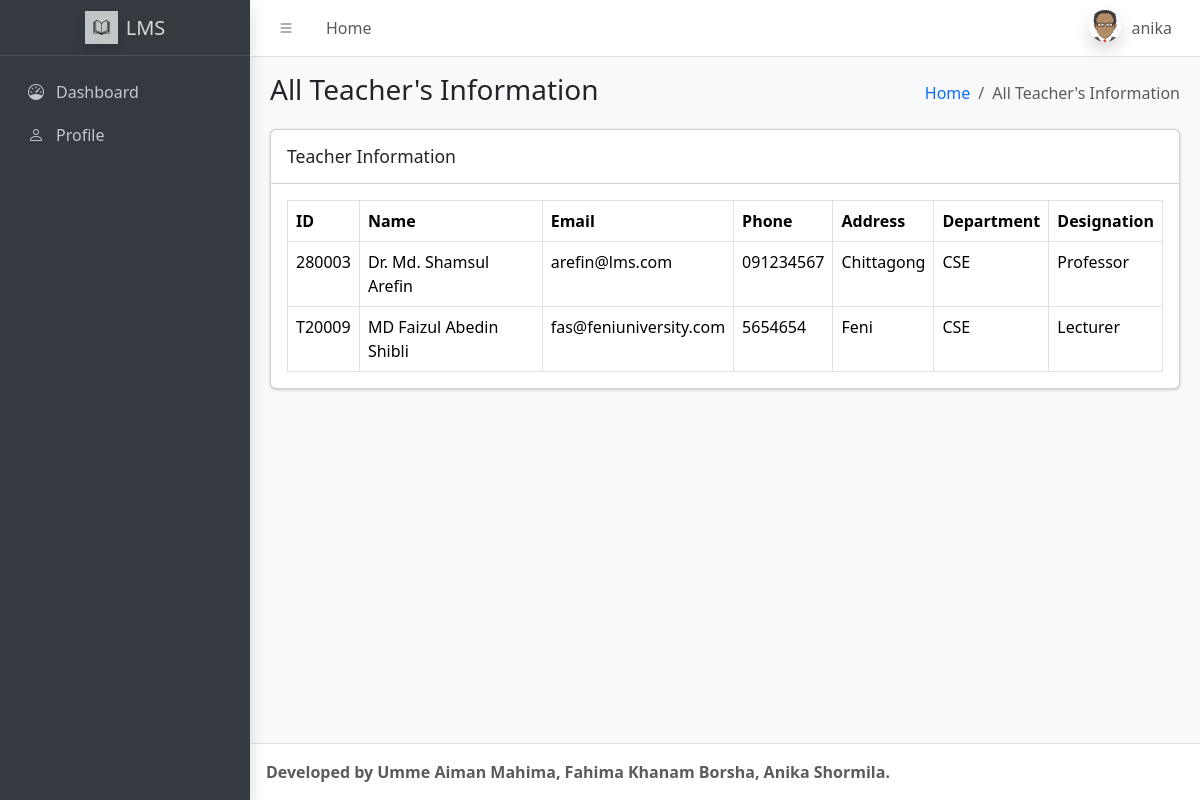
The app's page /admin/tinfo.php (signed in) with its own data.
### tables this page shows
CREATE TABLE `users` (
  `id` int(11) NOT NULL,
  `name` text NOT NULL,
  `username` text NOT NULL,
  `pass` text NOT NULL,
  `email` text NOT NULL,
  `user_type` text NOT NULL,
  `phone` text NOT NULL,
  `address` text NOT NULL,
  `photo` text NOT NULL,
  `dept` text NOT NULL,
  `designation` text NOT NULL,
  `uniqueid` text NOT NULL
);

### admin/tinfo.php (the view, shortened to what this page needs)
<?php
include '../db.php';
if (isset($_COOKIE['rememberMe'])) {
  $userid = $_SESSION['user_id'];
  $userQuery = $conn->prepare("SELECT * FROM users
                              WHERE id = ? ");
  $userQuery->bind_param("i", $userid);
  $userQuery->execute();
  $userResult = $userQuery->get_result();
  if ($userResult->num_rows == 1) {
    $userHere = $userResult->fetch_assoc();
    $username = $userHere['username'];
  }
?>
<!doctype html>
<html lang="en">
  <head>
    <link
      rel="stylesheet"
      href="https://cdn.jsdelivr.net/npm/@fontsource/source-sans-3@5.0.12/index.css"
    />
    <link
      rel="stylesheet"
      href="https://cdn.jsdelivr.net/npm/overlayscrollbars@2.10.1/styles/overlayscrollbars.min.css"
    />
    <link
      rel="stylesheet"
      href="https://cdn.jsdelivr.net/npm/bootstrap-icons@1.11.3/font/bootstrap-icons.min.css"
    />
    <link rel="stylesheet" href="./dist/css/adminlte.css" />
    <link
      rel="stylesheet"
      href="https://cdn.jsdelivr.net/npm/apexcharts@3.37.1/dist/apexcharts.css"
    />
    <link
      rel="stylesheet"
      href="https://cdn.jsdelivr.net/npm/jsvectormap@1.5.3/dist/css/jsvectormap.min.css"
    />
  </head>
  <body class="layout-fixed sidebar-expand-lg bg-body-tertiary">
    <div class="app-wrapper">
      <?php include './header.php'; ?>
      <?php include './sidebar.php'; ?>
      <main class="app-main">
        <div class="app-content-header">
          <div class="container-fluid">
            <div class="row">
              <div class="col-sm-6"><h3 class="mb-0">All Teacher's Information</h3></div>
              <div class="col-sm-6">
                <ol class="breadcrumb float-sm-end">
                  <li class="breadcrumb-item"><a href="#">Home</a></li>
                  <li class="breadcrumb-item active" aria-current="page">All Teacher's Information</li>
                </ol>
              </div>
            </div>
          </div>
        </div>
        <div class="app-content">
          <div class="container-fluid">
            <div class="row">
              <div class="col-12">
                <div class="card">
                  <div class="card-header">
                    <h3 class="card-title">Teacher Information</h3>
                  </div>
                  <div class="card-body">
                    <table class="table table-bordered table-hover">
                      <thead>
                        <tr>
                          <th>ID</th>
                          <th>Name</th>
                          <th>Email</th>
                          <th>Phone</th>
                          <th>Address</th>
                          <th>Department</th>
                          <th>Designation</th>
                        </tr>
                      </thead>
                      <tbody>
                        <?php
                        $studentQuery = $conn->prepare("SELECT *
                                                      FROM users
                                                      WHERE user_type = ?");
                        $userType = 'teacher';
                        $studentQuery->bind_param("s", $userType);
                        $studentQuery->execute();
                        $studentResult = $studentQuery->get_result();
                        if ($studentResult->num_rows > 0) {
                          while ($student = $studentResult->fetch_assoc()) {
                            echo "<tr>";
                            echo "<td>" . htmlspecialchars($student['uniqueid']) . "</td>";
                            echo "<td>" . htmlspecialchars($student['name']) . "</td>";
                            echo "<td>" . htmlspecialchars($student['email']) . "</td>";
                            echo "<td>" . htmlspecialchars($student['phone']) . "</td>";
                            echo "<td>" . htmlspecialchars($student['address']) . "</td>";
                            echo "<td>" . htmlspecialchars($student['dept']) . "</td>";
                            echo "<td>" . htmlspecialchars($student['designation']) . "</td>";
                            echo "</tr>";
                          }
                        } else {
                          echo "<tr><td colspan='8' class='text-center'>No teachers found</td></tr>";
                        }
                        ?>
                      </tbody>
                    </table>
                  </div>
                </div>
              </div>
            </div>
          </div>
        </div>
      </main>
      <?php include './footer.php'; ?>
    </div>
  </body>
</html>
<?php
} else {
  header("Location: ../index.php");
}
?>

### admin/header.php (shortened to what this page needs)
<nav class="app-header navbar navbar-expand bg-body">
        <div class="container-fluid">
          <ul class="navbar-nav">
            <li class="nav-item">
              <a class="nav-link" data-lte-toggle="sidebar" href="#" role="button">
                <i class="bi bi-list"></i>
              </a>
            </li>
            <li class="nav-item d-none d-md-block"><a href="#" class="nav-link">Home</a></li>
          </ul>
          <ul class="navbar-nav ms-auto">
            <li class="nav-item dropdown user-menu">
              <a href="#" class="nav-link dropdown-toggle" data-bs-toggle="dropdown">
                <img
                  src="./dist/assets/img/avatar.png"
                  class="user-image rounded-circle shadow"
                  alt="User Image"
                />
                <span class="d-none d-md-inline"><?php echo $username;  ?></span>
              </a>
            </li>
          </ul>
        </div>
      </nav>

### records on screen
users: username "anika"
users: uniqueid "280003", name "Dr. Md. Shamsul Arefin", email "arefin@lms.com", phone "091234567", address "Chittagong", dept "CSE", designation "Professor"
users: uniqueid "T20009", name "MD Faizul Abedin Shibli", email "fas@feniuniversity.com", phone "5654654", address "Feni", dept "CSE", designation "Lecturer"
